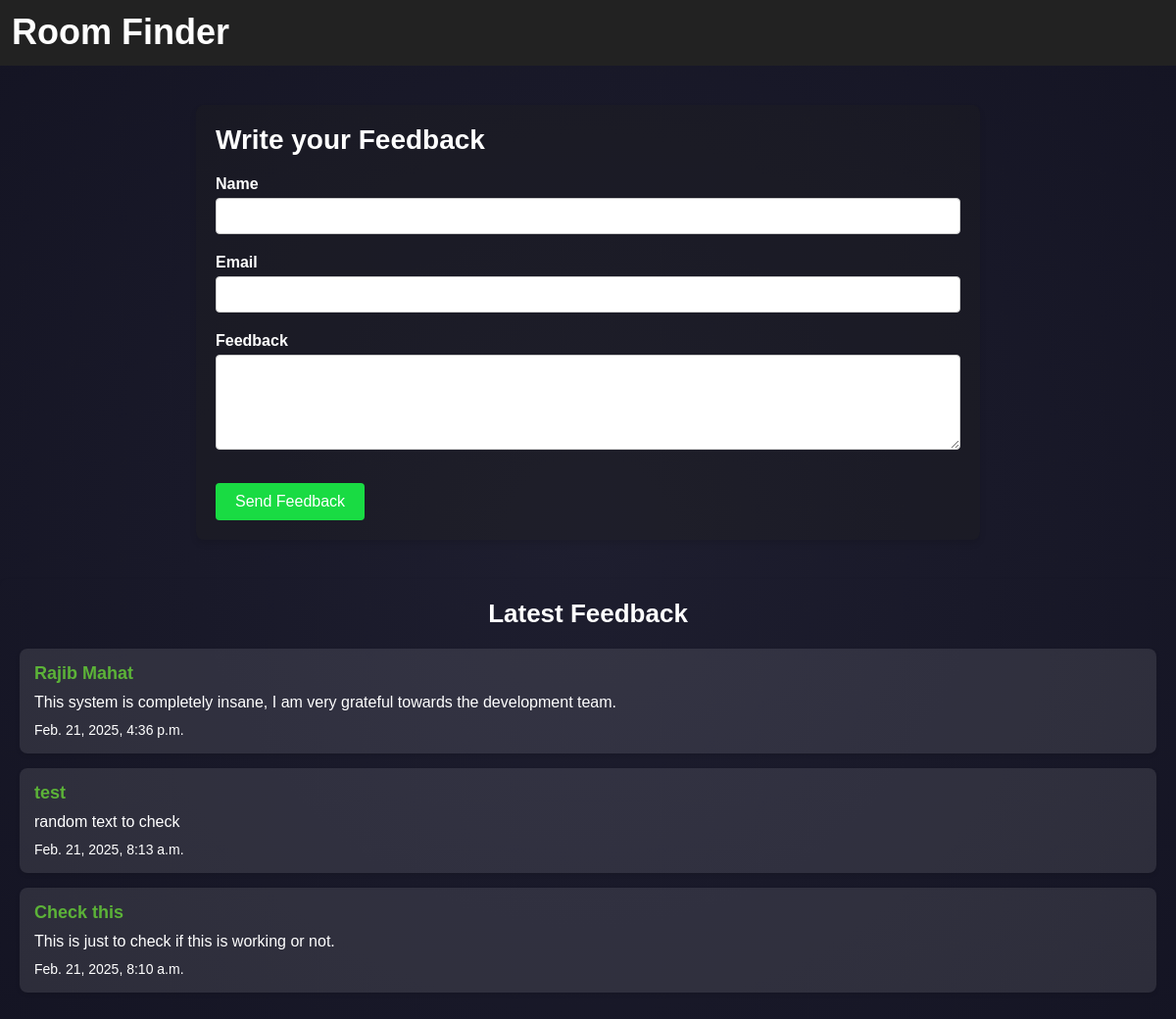
/feedbacks/, run on the app's committed database.
### Renter/models.py (models this page shows, shortened)
class Review(models.Model):
    renter = models.ForeignKey(Renter, on_delete=models.CASCADE, null=True)
    room = models.ForeignKey(Room, on_delete=models.CASCADE, related_name="reviews", null=True)
    name = models.CharField(max_length=50, null=True)
    email = models.EmailField(null=True)
    comment = models.TextField()
    created_on = models.DateTimeField(auto_now_add=True)

### ROOM_FINDER/views.py (the view, shortened to what this page needs)
# urls.py: path('feedbacks/', feedback_view, name='feedbacks'),
def feedback_view(request, room_id=None):
    if room_id:
        room = get_object_or_404(Room, id=room_id)
    else:
        room = None
    if room:
        reviews = Review.objects.filter(room=room).order_by('-created_on')
        user_has_booked = Booking.objects.filter(room=room, renter=request.user.renter).exists() if request.user.is_authenticated else False
        return render(request, 'room_details.html', {'room': room, 'reviews': reviews, 'user_has_booked': user_has_booked})
    else:
        feedbacks = Review.objects.filter(room__isnull=True).order_by('-created_on')
        return render(request, 'feedback.html', {'feedbacks': feedbacks})

### ROOM_FINDER/templates/feedback.html (shortened to what this page needs)
<!DOCTYPE html>
<html lang="en">
<head>
</head>
<body>
    <header>
        {% include 'navbar.html' %}
    </header>
    <main>
        <section class="contact-container">
            <h1>Write your Feedback</h1>
            <form action="{% url 'feedbacks' %}" method="post">
                <div class="form-group">
                    <label for="name">Name</label>
                    <input type="text" id="name" name="name" required>
                </div>
                <div class="form-group">
                    <label for="email">Email</label>
                    <input type="email" id="email" name="email" required>
                </div>
                <div class="form-group">
                    <label for="message">Feedback</label>
                    <textarea id="message" name="message" rows="5" required></textarea>
                </div>
                <button type="submit">Send Feedback</button>
            </form>
        </section>
        <section class="reviews-section">
            <h3>Latest Feedback</h3>
            <ul class="list-group">
                {% for review in feedbacks %}
                    <li class="list-group-item">
                        <strong style="color:#5CB338;">{{ review.name }}</strong><br>
                        <p style="color:white;">{{ review.comment }}</p>
                        <small class="text-muted">{{ review.created_on }}</small>
                    </li>
                {% endfor %}
            </ul>
        </section>
    </main>
</body>
</html>

### ROOM_FINDER/templates/feedback.html (style rules this page uses)
body { background: radial-gradient(circle, #1e1e2f, #141423); font-family: Arial, sans-serif; margin: 0; padding: 0; color: white; }
.contact-container { max-width: 800px; margin: 40px auto; padding: 20px; background-color: rgba(32, 34, 29, 0.26); border-radius: 8px; box-shadow: 0 4px 6px rgba(0, 0, 0, 0.1); }
.contact-container h1 { font-size: 28px; margin-bottom: 20px; }
.contact-container .form-group { margin-bottom: 20px; }
.contact-container .form-group label { display: block; margin-bottom: 5px; font-weight: bold; }
.contact-container .form-group input, .contact-container .form-group textarea { width: 100%; padding: 10px; border: 1px solid #ccc; border-radius: 4px; }
.contact-container button { padding: 10px 20px; background-color: hsl(133, 79.50%, 47.80%); color: white; border: none; border-radius: 4px; cursor: pointer; font-size: 16px; margin-top: 10px; }
.reviews-section { max-width: 1200px; margin: 40px auto; padding: 20px; border-radius: 8px; box-shadow: 0 4px 6px rgba(0, 0, 0, 0.1); }
.reviews-section h3 { font-size: 26px; margin-bottom: 20px; text-align: center; }
.list-group { list-style-type: none; padding: 0; }
.list-group-item { background-color: rgba(255, 255, 255, 0.1); margin-bottom: 15px; padding: 15px; border-radius: 8px; box-shadow: 0 2px 4px rgba(0, 0, 0, 0.1); }
.list-group-item strong { font-size: 18px; }
.list-group-item p { font-size: 16px; margin: 10px 0; }
.text-muted { font-size: 14px; }

### ROOM_FINDER/templates/navbar.html (style rules this page uses)
* { margin: 0; padding: 0; box-sizing: border-box; }

### data on the page
Review: name "Rajib Mahat", comment "This system is completely insane, I am very grateful towards the development team.", created_on "Feb. 21, 2025, 4:36 p.m."
Review: name "test", comment "random text to check", created_on "Feb. 21, 2025, 8:13 a.m."
Review: name "Check this", comment "This is just to check if this is working or not.", created_on "Feb. 21, 2025, 8:10 a.m."
